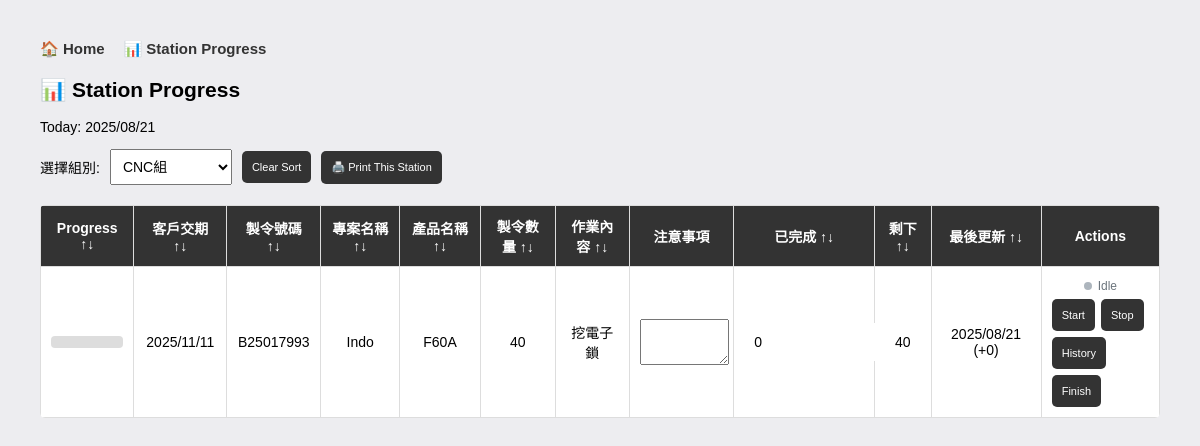
The app's page /stations with its own data.
### models.py (models this page shows)
class Order(Base):
    __tablename__ = "orders"
    id = Column(Integer, primary_key=True, autoincrement=True)
    manufacture_code = Column(String)
    customer        = Column(String)
    product         = Column(String)
    demand_date     = Column(String)   # stored as text like "YYYY/MM/DD"
    delivery        = Column(String)   # stored as text
    quantity        = Column(Integer, default=0)
    datecreate      = Column(String)   # stored as text
    fengbian        = Column(String)
    wallpaper       = Column(String)
    jobdesc         = Column(Text)
    archived    = Column(Boolean, default=False)   # soft archive flag
    archived_at = Column(DateTime)                 # when it was archived
    created_at = Column(DateTime, default=datetime.utcnow)
    updated_at = Column(DateTime)
    tasks = relationship("Task", back_populates="order", cascade="all, delete-orphan")

class Task(Base):
    __tablename__ = "sub_tasks"
    __table_args__ = {'sqlite_autoincrement': True}
    id = Column(Integer, primary_key=True, autoincrement=True)
    order_id = Column(Integer, ForeignKey("orders.id"), nullable=False)
    group = Column("group", String, nullable=True)
    task  = Column(String, nullable=True)
    quantity = Column(Integer, nullable=True)
    completed = Column(Integer, nullable=True, default=0)
    start_time = Column(DateTime)      # may be NULL in DB
    stop_time  = Column(DateTime)
    duration_minutes = Column(Integer)
    order    = relationship("Order", back_populates="tasks")
    history  = relationship("TaskHistory", back_populates="task", cascade="all, delete-orphan")

class TaskHistory(Base):
    __tablename__ = "task_history"
    id = Column(Integer, primary_key=True, autoincrement=True)
    task_id = Column(Integer, ForeignKey("sub_tasks.id"), nullable=False)
    completed = Column(Integer)   # present after your migration
    delta     = Column(Integer)   # present after your migration
    note       = Column(String)   # e.g. "start", "stop"
    timestamp  = Column(DateTime, default=datetime.utcnow)
    start_time = Column(DateTime)
    stop_time  = Column(DateTime)
    duration_minutes = Column(Integer)
    task = relationship("Task", back_populates="history")

### app.py (the view)
@app.route("/stations")
def stations():
    group = (request.args.get("group") or "").strip()
    day   = (request.args.get("date")  or date.today().isoformat()).strip()
    with SessionLocal() as s:
        station_list = [row[0] for row in s.query(Task.group)
                                      .filter(Task.group != None)
                                      .distinct().order_by(Task.group).all()]
        if not group and station_list:
            group = station_list[0]
        plan_rows = (s.query(StationSchedule)
                      .filter(StationSchedule.station==group,
                              StationSchedule.plan_date==day)
                      .order_by(asc(StationSchedule.sequence), asc(StationSchedule.id))
                      .all())
        items = []
        if plan_rows:
            task_map = {t.id:(t,o) for t,o in s.query(Task, Order)
                                               .join(Order, Task.order_id==Order.id)
                                               .filter(Task.id.in_([p.task_id for p in plan_rows]),
                                                       or_(Order.archived==False, Order.archived.is_(None)))
                                               .all()}
            for p in plan_rows:
                t,o = task_map.get(p.task_id, (None,None))
                if not t or not o: continue
                items.append({"task": t, "order": o, "plan": p})
        else:
            q = (s.query(Task, Order)
                   .join(Order, Task.order_id==Order.id)
                   .filter(Task.group==group,
                           or_(Order.archived==False, Order.archived.is_(None)))
                   .order_by(desc(Order.id)))
            items = [{"task":t, "order":o, "plan":None} for t,o in q]
        today_str = date.today().isoformat().replace("-","/")
        return render_template("stations.html",
                               station_list=station_list,
                               selected_group=group,
                               tasks=items,
                               today_date=today_str)

### templates/stations.html (shortened to what this page needs)
<!DOCTYPE html>
<html lang="zh">
<head>
</head>
<body>
<nav>
  <a href="/">🏠 Home</a>
  <a href="/stations">📊 Station Progress</a>
</nav>
<h2>📊 Station Progress</h2>
<p>Today: {{ today_date }}</p>
<form method="get" style="display:flex; align-items: center; gap: 10px;">
  <label>選擇組別:</label>
  <select name="group" onchange="this.form.submit()">
    {% for name in station_list %}
      <option value="{{ name }}" {% if name == selected_group %}selected{% endif %}>{{ name }}</option>
    {% endfor %}
  </select>
  <button type="button" onclick="resetStationSort()">Clear Sort</button>
  <button type="button" onclick="printPage()">🖨️ Print This Station</button>
</form>
<table>
  <thead>
    <tr>
      <th onclick="sortStationTable(0)">Progress ↑↓</th>
      <th onclick="sortStationTable(1)">客戶交期 ↑↓<span class="print-label"><br>Tanggal Barang Dapat Dikirim</span></th>
      <th onclick="sortStationTable(2)">製令號碼 ↑↓<span class="print-label"><br>Nomor Pesanan</span></th>
      <th onclick="sortStationTable(3)">專案名稱 ↑↓<span class="print-label"><br>Nama Proyek</span></th>
      <th onclick="sortStationTable(4)">產品名稱 ↑↓<span class="print-label"><br>Nama Produk</span></th>
      <th onclick="sortStationTable(5)">製令數量 ↑↓<span class="print-label"><br>Jumlah Pesanan</span></th>
      <th onclick="sortStationTable(6)">作業內容 ↑↓<span class="print-label"><br>Isi Pekerjaan</span></th>
      <th>注意事項<br><span class="print-label">Hal yang Perlu Diperhatikan</span></th>
      <th onclick="sortStationTable(8)">已完成 ↑↓</th>
      <th onclick="sortStationTable(9)">剩下 ↑↓<span class="print-label"><br>Jumlah Proyek</span></th>
      <th onclick="sortStationTable(10)">最後更新 ↑↓</th>
      <th>Actions</th>
    </tr>
  </thead>
  <tbody>
    {% for item in tasks %}
    <tr id="task-{{ item.task.id }}">
      <td>
        <div class="progress-bar">
        </div>
      </td>
      <td>{{ item.order.demand_date }}</td>
      <td>{{ item.order.manufacture_code }}</td>
      <td>{{ item.order.customer }}</td>
      <td>{{ item.order.product }}</td>
      <td>{{ item.task.quantity }}</td>
      <td>{{ item.task.task }}</td>
      <td>
        <textarea id="task-note-{{ item.task.id }}-{{ item.order.id }}" rows="2" style="width: 100%;" class="screen-only">{{ item.task.note or '' }}</textarea>
      </td>
      <td>
        <input type="number" id="task-completed-{{ item.task.id }}-{{ item.order.id }}" value="{{ item.task.completed }}">
      </td>
      <td id="task-remaining-{{ item.task.id }}-{{ item.order.id }}">{{ item.task.quantity - item.task.completed }}</td>
      <td id="last-update-{{ item.task.id }}-{{ item.order.id }}">
        {% if item.task.history %}
          {% set last = item.task.history|last if item.task.history else None %}
          {% if last and last.timestamp %}
            {% if last.timestamp is string %}
              {{ last.timestamp.split(' ')[0] }}
            {% else %}
              {{ last.timestamp.strftime('%Y/%m/%d') }}
            {% endif %}
            {% if last.delta is not none %} (+{{ last.delta }}){% endif %}
          {% else %}
            -
          {% endif %}
        {% else %}-{% endif %}
      </td>
      <td>
        <div class="task-status"><span class="dot"></span><span>Idle</span></div>
        <div style="display:flex;gap:6px;flex-wrap:wrap;margin-top:6px">
          <button class="btn" onclick="startTask({{ item.task.id }})">Start</button>
          <button class="btn" onclick="stopTask({{ item.task.id }})">Stop</button>
          <button class="btn gray" onclick="showHistory({{ item.task.id }})">History</button>
          <button class="btn red" onclick="finishTask({{ item.task.id }})">Finish</button>
        </div>
      </td>
    </tr>
    {% endfor %}
  </tbody>
</table>
</body>
</html>

### records on screen
Order: order.demand_date "2025/11/11", order.manufacture_code "B25017993", order.customer "Indo", order.product "F60A"
Task: task.quantity "40", task.task "挖電子鎖", task.completed "0", item.task.quantity-item.task.completed "40"
TaskHistory: timestamp "2025/08/21", delta "0"

### other values on screen
{{ today_date }} "2025/08/21"
form field group "CNC組"
